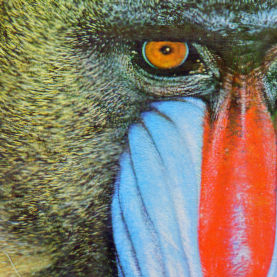
#> input picture test_images/baboon/tile_r0_c0.png, 277 x 277 px
$ python make_tiles.py ../../test_images/baboon/tile_r0_c0.png out
#> lines starting #> are read from the running program, lines starting #| are printed output that depends on the picture
"""Split one image into a grid of slightly overlapping tiles for testing the stitcher.

Usage:
    python scripts/make_tiles.py input.jpg out_dir --rows 3 --cols 4 --overlap 0.15
    python scripts/make_tiles.py input.jpg out_dir --jitter 20 --rotate 1.5 --scale 0.01 --seed 1

Tiles are written row-major as tile_r{row}_c{col}.png, so they can be fed to
the stitcher with rows/cols set to the same grid.
"""
import argparse
import math
import random
from pathlib import Path

import cv2
import numpy as np


def tile_size(total: int, count: int, overlap: float) -> int:
    """Tile length so `count` tiles overlapping by `overlap` exactly span `total`."""
    return round(total / (count - (count - 1) * overlap))


def sample_tile(image, cx: float, cy: float, tile_w: int, tile_h: int, angle_deg: float, scale: float):
    """Sample a tile_w x tile_h tile centred on (cx, cy) in the source, rotated/scaled about its centre."""
    theta = math.radians(angle_deg)
    a = scale * math.cos(theta)
    b = scale * math.sin(theta)
    hw, hh = (tile_w - 1) / 2, (tile_h - 1) / 2
    # Maps tile pixel -> source pixel (used with WARP_INVERSE_MAP).
    m = np.float32([
        [a, -b, cx - (a * hw - b * hh)],
        [b, a, cy - (b * hw + a * hh)],
    ])
    return cv2.warpAffine(
        image, m, (tile_w, tile_h),
        flags=cv2.INTER_LINEAR | cv2.WARP_INVERSE_MAP,
        borderMode=cv2.BORDER_REPLICATE,
    )


def make_tiles(image, rows: int, cols: int, overlap: float,
               jitter: float = 0.0, rotate: float = 0.0, scale: float = 0.0, seed=None):
    """Yield (row, col, tile).

    jitter: max random shift of each tile's position, in pixels, per axis.
    rotate: max random rotation per tile, in degrees (+/-).
    scale:  max random scale deviation per tile (0.02 -> 0.98..1.02).
    """
    rng = random.Random(seed)
    h, w = image.shape[:2]
    tile_h = tile_size(h, rows, overlap)
    tile_w = tile_size(w, cols, overlap)
    step_y = round(tile_h * (1 - overlap))
    step_x = round(tile_w * (1 - overlap))
    perturbed = jitter or rotate or scale

    for r in range(rows):
        for c in range(cols):
            # Clamp so rounding never pushes the last tile past the image edge.
            y = min(r * step_y, h - tile_h)
            x = min(c * step_x, w - tile_w)
            if not perturbed:
                yield r, c, image[y:y + tile_h, x:x + tile_w]
                continue

            cx = x + (tile_w - 1) / 2 + rng.uniform(-jitter, jitter)
            cy = y + (tile_h - 1) / 2 + rng.uniform(-jitter, jitter)
            yield r, c, sample_tile(
                image, cx, cy, tile_w, tile_h,
                angle_deg=rng.uniform(-rotate, rotate),
                scale=1 + rng.uniform(-scale, scale),
            )


def main():
    parser = argparse.ArgumentParser(description=__doc__, formatter_class=argparse.RawDescriptionHelpFormatter)
    parser.add_argument("input", type=Path, help="source image")
    parser.add_argument("output_dir", type=Path, help="directory to write tiles into")
    parser.add_argument("--rows", type=int, default=2)
    parser.add_argument("--cols", type=int, default=2)
    parser.add_argument("--overlap", type=float, default=0.15,
                        help="fraction of each tile shared with its neighbour, in [0, 1) (default 0.15)")
    parser.add_argument("--ext", default="png", help="output format (default png, lossless)")
    parser.add_argument("--jitter", type=float, default=0.0,
                        help="max random shift of each tile off the uniform grid, in pixels (default 0)")
    parser.add_argument("--rotate", type=float, default=0.0,
                        help="max random rotation per tile, in degrees (default 0)")
    parser.add_argument("--scale", type=float, default=0.0,
                        help="max random scale deviation per tile, e.g. 0.02 for +/-2%% (default 0)")
    parser.add_argument("--seed", type=int, default=None, help="RNG seed for reproducible output")
    args = parser.parse_args()

    if args.rows < 1 or args.cols < 1:
        parser.error("--rows and --cols must be >= 1")
    if not 0 <= args.overlap < 1:
        parser.error("--overlap must be in [0, 1)")
    if args.jitter < 0 or args.rotate < 0 or not 0 <= args.scale < 1:
        parser.error("--jitter and --rotate must be >= 0 and --scale in [0, 1)")

    image = cv2.imread(str(args.input), cv2.IMREAD_COLOR)
#> image is the input picture: shape (277, 277, 3); mean B, G, R 104.1, 120.9, 131.6
    if image is None:
        parser.error(f"could not read image: {args.input}")

    args.output_dir.mkdir(parents=True, exist_ok=True)
    count = 0
    tiles = make_tiles(image, args.rows, args.cols, args.overlap,
                       jitter=args.jitter, rotate=args.rotate, scale=args.scale, seed=args.seed)
    for r, c, tile in tiles:
        cv2.imwrite(str(args.output_dir / f"tile_r{r}_c{c}.{args.ext}"), tile)
        count += 1
#> this loop made 4 passes
#> (r, c) on passes 1 to 4: (0, 0), (0, 1), (1, 0), (1, 1)
#> pass 1, in main, `cv2.imwrite(str(args.output_dir / f"tile_r{r}_c{c}.{args.ext}"), tile)`:
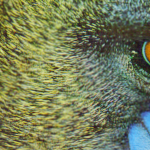
#> saved as tile_r0_c0.png: shape (150, 150, 3); mean B, G, R 90.9, 127.3, 118.3
#> pass 2, in main, `cv2.imwrite(str(args.output_dir / f"tile_r{r}_c{c}.{args.ext}"), tile)`:
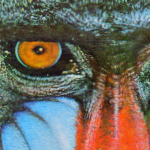
#> saved as tile_r0_c1.png: shape (150, 150, 3); mean B, G, R 94.2, 104.7, 109.8
#> after the loop, count = 4

    print(f"Wrote {count} tiles ({tile.shape[1]}x{tile.shape[0]}) to {args.output_dir}")
#| Wrote 4 tiles (150x150) to out


if __name__ == "__main__":
    main()

$ run again, on test_images/baboon/tile_r1_c0.png
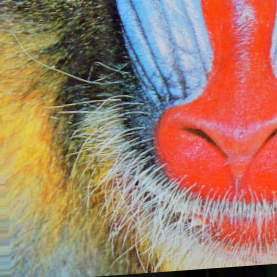
#> input picture test_images/baboon/tile_r1_c0.png, 277 x 277 px
#> in main, image is the input picture: shape (277, 277, 3); mean B, G, R 105.1, 125.2, 162.8
#> the loop in main, `for r, c, tile in tiles:` made 4 passes
#> (r, c) on passes 1 to 4: (0, 0), (0, 1), (1, 0), (1, 1)
#> pass 1, in main, `cv2.imwrite(str(args.output_dir / f"tile_r{r}_c{c}.{args.ext}"), tile)`:
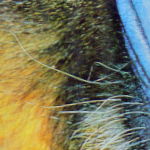
#> saved as tile_r0_c0.png: shape (150, 150, 3); mean B, G, R 88.1, 116.2, 116.6
#> pass 2, in main, `cv2.imwrite(str(args.output_dir / f"tile_r{r}_c{c}.{args.ext}"), tile)`:
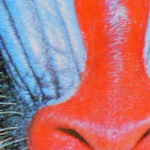
#> saved as tile_r0_c1.png: shape (150, 150, 3); mean B, G, R 123.6, 117.7, 182.7
#> after the loop in main, `for r, c, tile in tiles:`: count = 4
#| Wrote 4 tiles (150x150) to out
